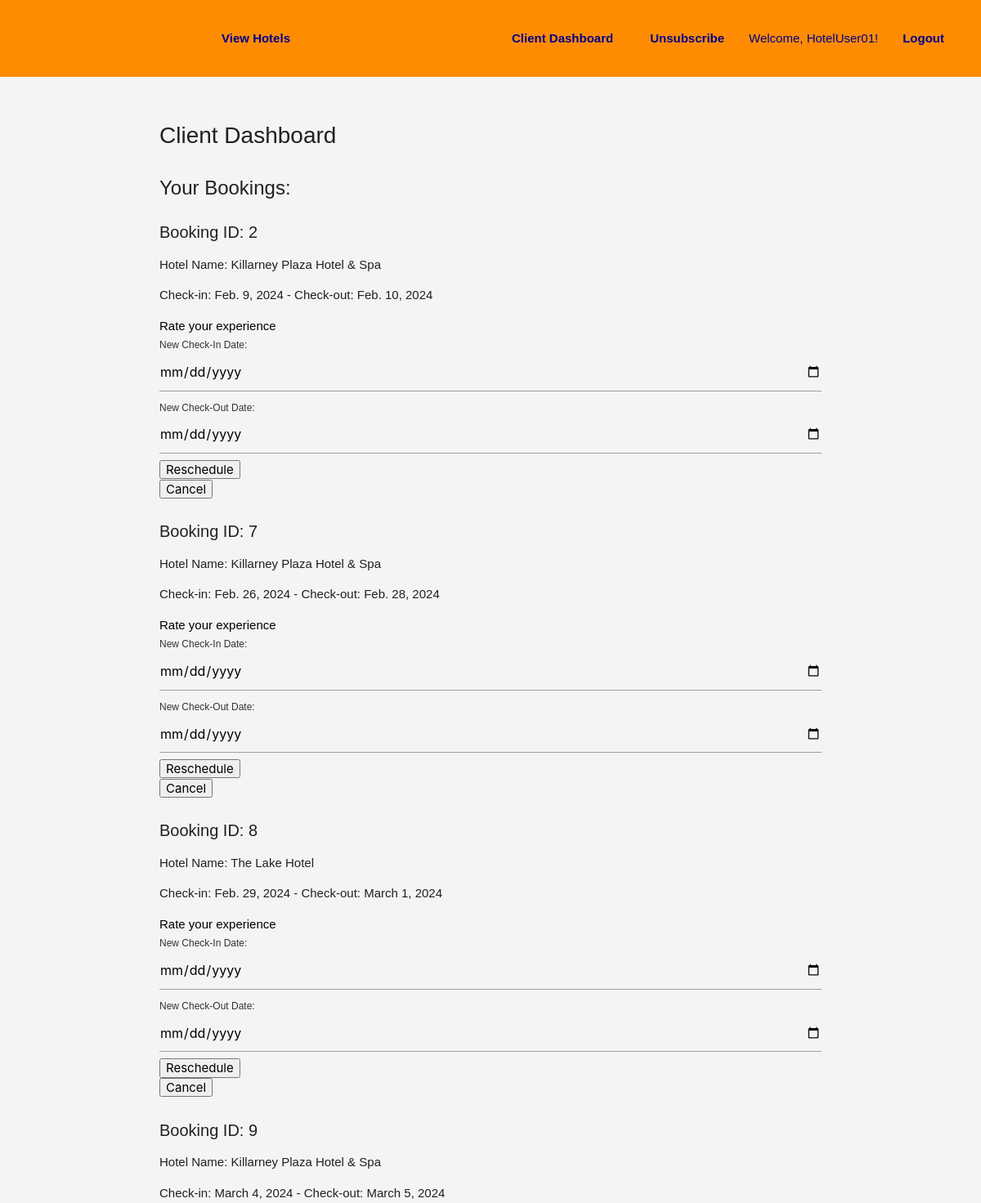
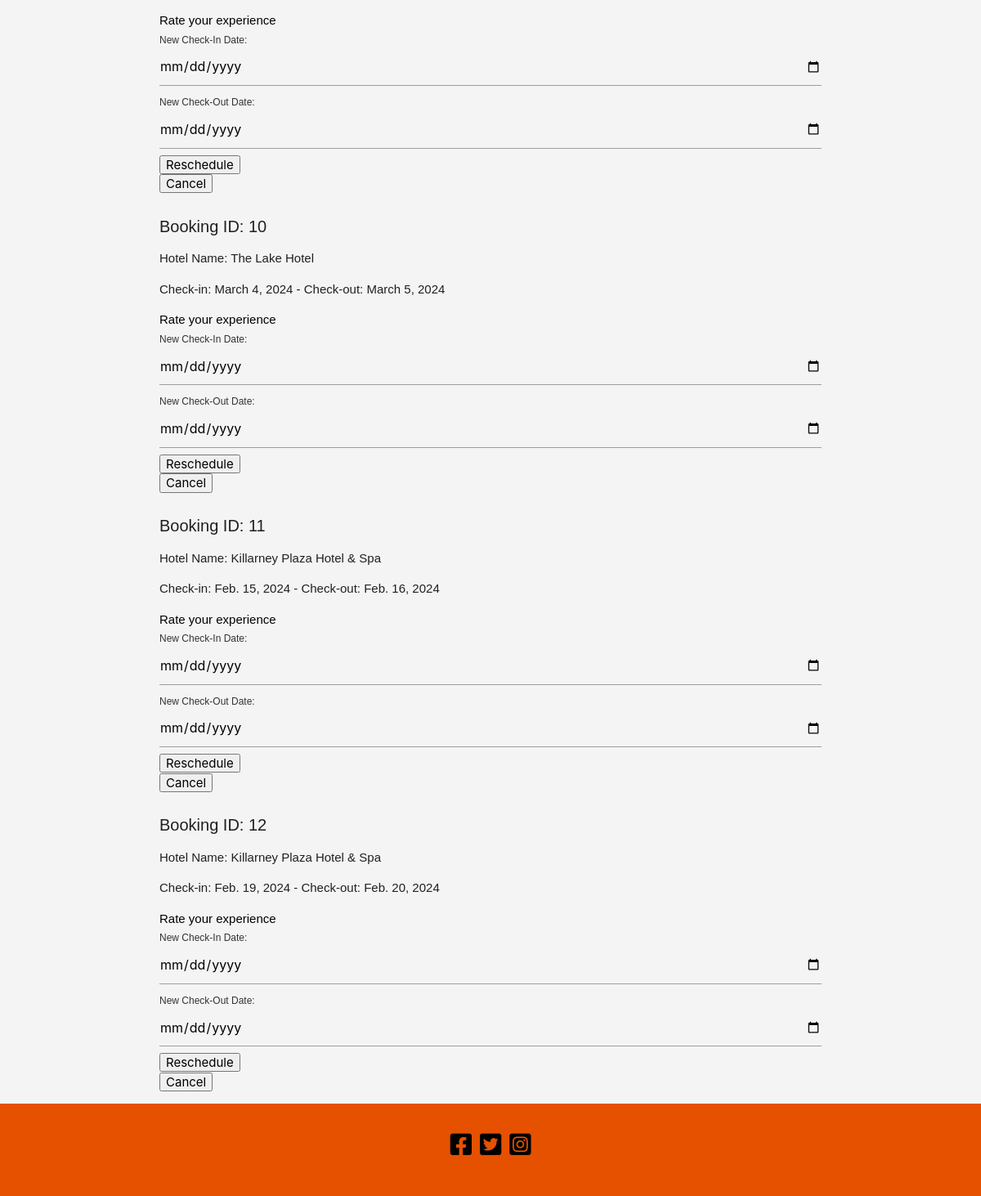
Page /client/dashboard/ (signed in) on the committed database (2 pictures, top to bottom).
### hotel_your_choice/models.py (models this page shows, shortened)
class CustomUser(AbstractUser):
    is_hotel_manager = models.BooleanField(default=False)
    is_client_user = models.BooleanField(default=False)
    is_administrator = models.BooleanField(default=True)
    groups = models.ManyToManyField(
        Group, related_name="customuser_groups", db_table="custom_user_groups"
    )
    user_permissions = models.ManyToManyField(
        Permission,
        related_name="customuser_permissions",
        db_table="custom_user_user_permissions",
    )
    profile_picture = models.ImageField(
        upload_to="profile_pics/", null=True, blank=True
    )
    reset_token = models.CharField(max_length=255, null=True, blank=True)
    contact_number = models.CharField(max_length=15, blank=True, null=True)
    roles = models.ManyToManyField("Role")  # Reference Role using string
    class Meta:
        db_table = "custom_user"

class Booking(models.Model):
    STATUS_ACTIVE = "active"
    STATUS_CANCELED = "canceled"
    STATUS_RESCHEDULED = "rescheduled"
    STATUS_CHOICES = [
        (STATUS_ACTIVE, "Booking Active"),
        (STATUS_CANCELED, "Booking Canceled"),
        (STATUS_RESCHEDULED, "Booking Rescheduled"),
    ]
    user = models.ForeignKey(get_user_model(), on_delete=models.CASCADE)
    hotel = models.ForeignKey(Hotel, on_delete=models.CASCADE)
    check_in_date = models.DateField()
    check_out_date = models.DateField()
    guests = models.PositiveIntegerField()
    issued_date = models.DateField(auto_now_add=True)
    rating = models.PositiveIntegerField(null=True, blank=True)
    status = models.CharField(
        max_length=20, choices=STATUS_CHOICES, default=STATUS_ACTIVE
    )
    canceled_by = models.ForeignKey(
        get_user_model(),
        on_delete=models.SET_NULL,
        null=True,
        blank=True,
        related_name="canceled_bookings",
    )
    original_booking = models.ForeignKey(
        "self", null=True, blank=True, on_delete=models.SET_NULL
    )

class Hotel(models.Model):
    name = models.CharField(max_length=255)
    description = models.TextField()
    address = models.CharField(max_length=255)
    night_rate = models.DecimalField(
        max_digits=10, decimal_places=2, default=0.0
    )
    capacity = models.IntegerField(null=True, blank=True)
    room_number = models.IntegerField(null=True, blank=True)
    main_photo = CloudinaryField(
        "image", folder="hotel_your_choice/hotel_main_photos/"
    )
    other_photos = models.ManyToManyField(
        "Photo", related_name="hotel_photos", blank=True
    )
    amenities = models.CharField(max_length=255, blank=True, null=True)
    manager = models.ForeignKey(
        CustomUser, on_delete=models.CASCADE, related_name="hotels_as_manager"
    )
    rated_bookings = models.ManyToManyField(
        "hotel_your_choice.Booking", related_name="rated_hotels", blank=True
    )
    objects = HotelManager()
    class Meta:
        verbose_name_plural = "Hotels"

### hotel_your_choice/views.py (the view, shortened to what this page needs)
# urls.py: path("dashboard/", views.client_dashboard, name="client_dashboard"),
@login_required
def client_dashboard(request):
    active_and_rescheduled_bookings = Booking.objects.filter(
        user=request.user,
    ).exclude(status="canceled")
    context = {
        "bookings": active_and_rescheduled_bookings,
        "booking_form": YourBookingForm(),
    }
    return render(
        request, "hotel_your_choice/client/client_dashboard.html", context
    )

### hotel_your_choice/forms.py
class YourBookingForm(forms.ModelForm):
    class Meta:
        model = Booking
        fields = ['check_in_date', 'check_out_date', 'guests']
        widgets = {
            'check_in_date': forms.DateInput(attrs={'type': 'date'}),
            'check_out_date': forms.DateInput(attrs={'type': 'date'}),
        }
    def __init__(self, *args, **kwargs):
        super().__init__(*args, **kwargs)
        self.fields['check_in_date'].input_formats = ['%Y-%m-%d']
        self.fields['check_out_date'].input_formats = ['%Y-%m-%d']

### hotel_your_choice/templates/hotel_your_choice/client/client_dashboard.html (shortened to what this page needs)
{% extends 'base_generic.html' %}
{% load static %}
{% block content %}
<h1>Client Dashboard</h1>
<h2>Your Bookings:</h2>
{% for booking in bookings %}
<div>
    <h3>Booking ID: {{ booking.id }}</h3>
    <p>Hotel Name: {{ booking.hotel.name }}</p>
    <p>Check-in: {{ booking.check_in_date }} - Check-out: {{ booking.check_out_date }}</p>
    <a href="{% url 'hotel_your_choice:rate_experience' booking.id %}" class="black-text underline">Rate your experience</a>
    <form method="post" action="{% url 'hotel_your_choice:client_dashboard' %}">
    <label for="newCheckInDate" style="color: #333;">New Check-In Date:</label>
    <input type="date" id="newCheckInDate" name="new_check_in_date" data-input>
    <label for="newCheckOutDate" style="color: #333;">New Check-Out Date:</label>
    <input type="date" id="newCheckOutDate" name="new_check_out_date" data-input>
    <button type="submit" onclick="reloadPage()">Reschedule</button>
    </form>
    <form method="post" action="{% url 'hotel_your_choice:client_dashboard' %}">
        <button type="submit" onclick="reloadPage()">Cancel</button>
    </form>
</div>
{% endfor %}
{% endblock %}

### hotel_your_choice/templates/base_generic.html (shortened to what this page needs)
{% load static %}
<!DOCTYPE html>
<html lang="en">
<head>
    <link href="https://cdnjs.cloudflare.com/ajax/libs/font-awesome/5.15.4/css/all.min.css" rel="stylesheet">
    <link rel="stylesheet" type="text/css" href="{% static 'hotel_your_choice_css/style.css' %}">
    <link rel="stylesheet" href="https://cdnjs.cloudflare.com/ajax/libs/materialize/1.0.0/css/materialize.min.css">
    <link rel="stylesheet" href="https://cdn.jsdelivr.net/npm/flatpickr/dist/flatpickr.min.css">
</head>
    <body>
        <header>
            <nav>
                <div>
                    <a href="{% url 'hotel_your_choice:view_hotels' %}">View Hotels</a>
                    <ul id="nav-mobile" class="right">
                        {% if user.is_authenticated %}
                            {% if user.is_hotel_manager %}
                                <li><a href="{% url 'hotel_your_choice:hotel_manager_dashboard' %}">Hotel Manager Dashboard</a>
                                </li>
                                <li><a href="{% url 'hotel_your_choice:add_hotel' %}">Add Hotel</a></li>
                                <li><a href="{% url 'hotel_your_choice:manage_bookings' %}">Manage Bookings</a></li>
                                <li><a href="{% url 'hotel_your_choice:unsubscribe' %}">Unsubscribe</a></li>
                            {% elif user.is_client_user %}
                                <li><a href="{% url 'hotel_your_choice:client_dashboard' %}">Client Dashboard</a></li>
                                <li><a href="{% url 'hotel_your_choice:unsubscribe' %}">Unsubscribe</a></li>
                            {% endif %}
                                <li>Welcome, {{ request.user.username }}!</li>
                                <li><a href="{% url 'hotel_your_choice:logout' %}">Logout</a></li>
                            {% else %}
                                <li><a href="{% url 'hotel_your_choice:login' %}">Login</a></li>
                                <li><a href="{% url 'hotel_your_choice:register' %}">Register</a></li>
                        {% endif %}
                    </ul>
                </div>
            </nav>
        </header>
        <main class="container">
            {% block content %}
            {% endblock %}
        </main>
        <footer class="page-footer orange darken-4 white-text position-fixed bottom-0 w-100">
    <div class="container">
        <div class="row">
            <div class="col s12">
                <ul class="social-icons" style="display: flex; justify-content: center; padding: 0;">
                    <li><a href="https://www.facebook.com/" target="_blank" aria-label="Facebook"><i class="fab fa-facebook-square black-text" style="font-size: 30px; margin-right: 10px;"></i></a></li>
                    <li><a href="https://twitter.com/" target="_blank" aria-label="Twitter"><i class="fab fa-twitter-square black-text" style="font-size: 30px; margin-right: 10px;"></i></a></li>
                    <li><a href="https://www.instagram.com/" target="_blank" aria-label="Instagram"><i class="fab fa-instagram-square black-text" style="font-size: 30px;"></i></a></li>
                </ul>
            </div>
        </div>
    </div>
</footer>
    </body>
</html>

### hotel_your_choice/static/hotel_your_choice_css/style.css (style rules this page uses)
body { font-family: Arial, sans-serif; background-color: #f4f4f4; margin: 0; padding: 0; display: flex; flex-direction: column; min-height: 100vh; margin-bottom: 60px; }
header { background-color: darkorange; color: darkblue; padding: 1em; text-align: center; }
nav ul { list-style-type: none; margin: 0; padding: 0; }
nav li { display: inline-block; margin-right: 15px; }
nav a { text-decoration: none; color: rgb(29, 1, 1); font-weight: bold; }
main { padding: 1em; bottom: 50px; margin-bottom: 20px; }
footer { position: initial; width: 100%; background-color: darkorange; color: white; text-align: center; padding: 10px 0; margin-top: auto; }
h1 { font-size: 28px !important; }
h2 { font-size: 24px !important; }
h3 { font-size: 20px !important; }
nav a { color: darkblue !important; }
nav { background-color: transparent !important; box-shadow: none !important; color: darkblue !important; }

### rows in the picture
CustomUser: user.username "HotelUser01"
Booking: id "2", hotel.name "Killarney Plaza Hotel & Spa", check_in_date "Feb. 9, 2024", check_out_date "Feb. 10, 2024"
Booking: id "7", hotel.name "Killarney Plaza Hotel & Spa", check_in_date "Feb. 26, 2024", check_out_date "Feb. 28, 2024"
Booking: id "8", hotel.name "The Lake Hotel", check_in_date "Feb. 29, 2024", check_out_date "March 1, 2024"
Booking: id "9", hotel.name "Killarney Plaza Hotel & Spa", check_in_date "March 4, 2024", check_out_date "March 5, 2024"
Booking: id "10", hotel.name "The Lake Hotel", check_in_date "March 4, 2024", check_out_date "March 5, 2024"
Booking: id "11", hotel.name "Killarney Plaza Hotel & Spa", check_in_date "Feb. 15, 2024", check_out_date "Feb. 16, 2024"
Booking: id "12", hotel.name "Killarney Plaza Hotel & Spa", check_in_date "Feb. 19, 2024", check_out_date "Feb. 20, 2024"
